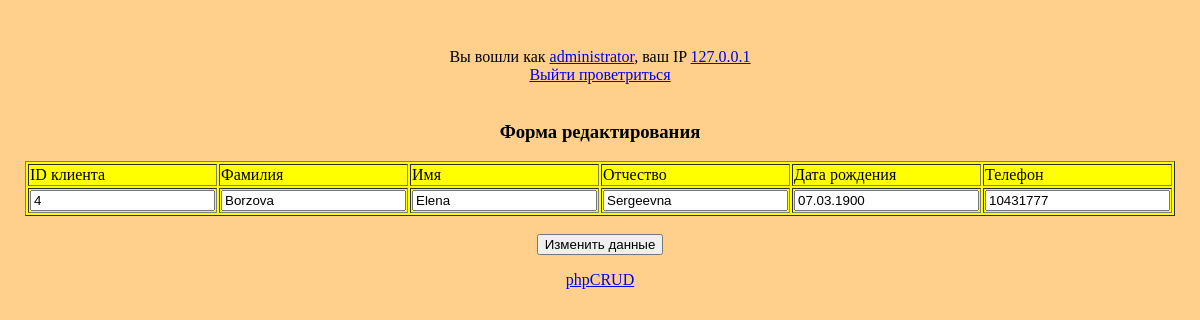
/update.php?id_klient=4 (signed in), run on the app's committed database.
### tables this page shows
CREATE TABLE `klient` (
  `family` varchar(30) NOT NULL,
  `name` varchar(30) NOT NULL,
  `patronymic` varchar(30) NOT NULL,
  `phone` varchar(12) NOT NULL,
  `birth_date` varchar(30) NOT NULL,
  `id_klient` int(10) NOT NULL
);

### config.php (called while the page is built, shortened)
<?php
$db_host='localhost';
$db_name='cdrom';
$db_login='root';
$db_pass='vertrigo';
$connect_mysql_base = new mysqli($db_host, $db_login, $db_pass, $db_name);
function queryMysql($query)	{
	global $connect_mysql_base;
	$result = $connect_mysql_base->query($query);
	return $result;
}

### update.php (the view, shortened to what this page needs)
<?php
require_once "config.php";
require_once "User.class.php";
?>
<html>
<head>
	<link rel="stylesheet" type="text/css" href="style.css">
</head>
<body>
<div align="center">
<?php
if (!isset($_GET['id_klient']))	{}
else {
    $id = $_GET['id_klient'];
    $s = queryMysql("SELECT * FROM klient WHERE (id_klient = '$id')");
    $f = $s->fetch_array();
?>
    <form name="change_data_client" method="GET" action="set_update.php">
    <h3>Форма редактирования</h3>
        <table border='1' width='40%' bgcolor='yellow'>
            <tr><td>ID клиента</td><td>Фамилия</td><td>Имя</td><td>Отчество</td><td>Дата рождения</td><td>Телефон</td></tr>
            <tr>
                <td align="center"> <input type = "text" readonly name="id_klient" value="<?php echo $f['id_klient']; ?>"> </td>
                <td align="center"> <input type="text" name="family" value="<?php echo $f['family']; ?>"> </td>
                <td align="center"> <input type="text" name="name" value="<?php echo $f['name']; ?>"> </td>
                <td align="center"> <input type="text" name="patronymic" value="<?php echo $f['patronymic']; ?>"> </td>
                <td align="center"> <input type="text" name="birth_date" value="<?php echo $f['birth_date']; ?>"> </td>
                <td align="center"> <input type="text" name="phone" value="<?php echo $f['phone']; ?>"> </td>
            </tr>
        </table>
        <br><input type="submit" value="Изменить данные">
    </form>
</div>
<?php
}
?>
<?php
require_once "footer.php";
?>

### style.css (style rules this page uses)
body { position:relative; top: 40px; background:#FFCF8C; color:#000000; text-align:center; #border-radius: 98px 98px 98px 98px; }

### data on the page
klient: id_klient "4", family "Borzova", name "Elena", patronymic "Sergeevna", birth_date "07.03.1900", phone "10431777"

### other printed values
$current_user "administrator"
$client_ip "127.0.0.1"
$random_logout_text "Выйти проветриться"
